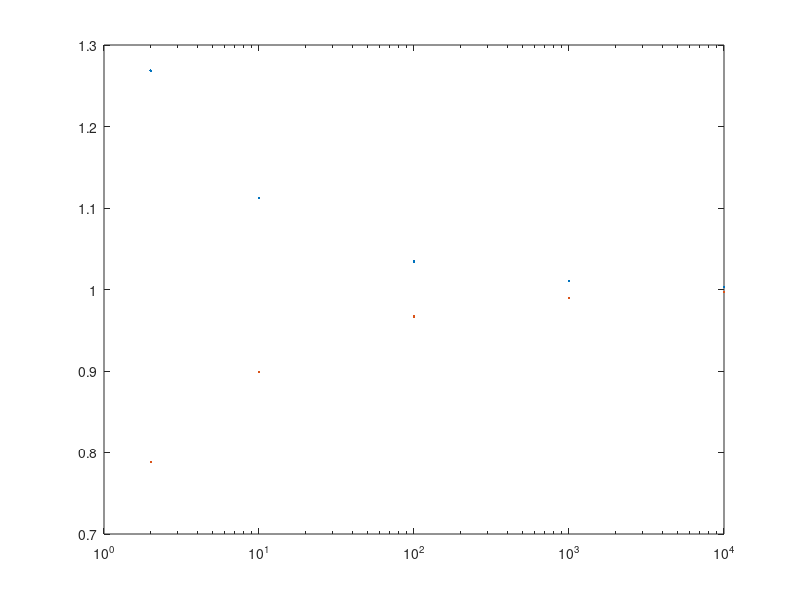
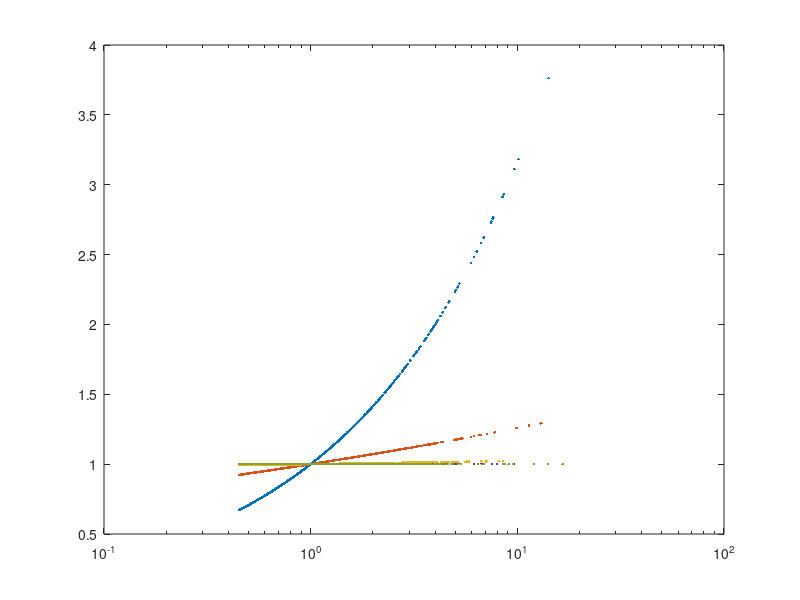

These charts were generated, in order, by the following MATLAB code: (Note: this script raises an error after producing the figures.)
clear; clc;

%%
figure(1);
a1 = 1.4;
a2 = 1 / a1;
n = [2 10 100 1000 10000];
semilogx(n, a1 .^ sqrt(1 ./ n), '.'); hold on;
semilogx(n, a2 .^ sqrt(1 ./ n), '.');

%%
figure(2);
n = [2 10 100 1000 10000];
for d = n
    z = normrnd(0, 1, [1, 1e3]);
    z = exp(abs(z) - sqrt(2 / pi));
    semilogx(z, z .^ (1 / d), '.'); hold on;
end

%%
rng(10); % sensitivity to the random seed
problemParameters = poSetProblemParameters('poRosenbrock', 30, 2);
optimizerOptions = struct();
optimizerOptions.initialPopulation = zeros(30, 10);
optimizerOptions.maximumEvaluations = 2.4e6;
optimizerOptions.thresholdFitness = 1e-6;
optimizerOptions.populationSize = 10;
searchResults = poOstermeierEvolutionStrategy(problemParameters, optimizerOptions);
disp(searchResults);
figure(3);
semilogy(poGetConvergenceCurve(searchResults.evaluations), 'r.');
xlim([0, 2.4e6]); xticks(0 : 4e5 : 2.4e6);
